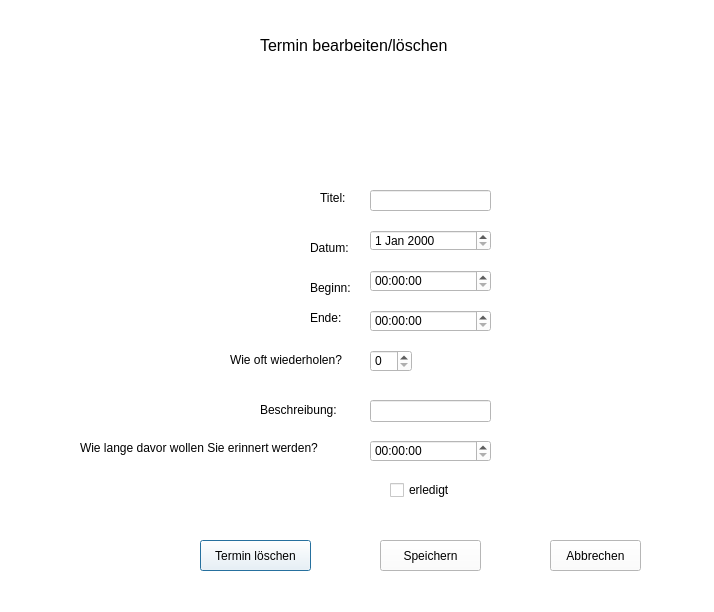
<?xml version="1.0" encoding="UTF-8"?>
<ui version="4.0">
 <class>Termin_bearbeiten</class>
 <widget class="QDialog" name="Termin_bearbeiten">
  <property name="geometry">
   <rect>
    <x>0</x>
    <y>0</y>
    <width>714</width>
    <height>612</height>
   </rect>
  </property>
  <property name="windowTitle">
   <string>Dialog</string>
  </property>
  <property name="styleSheet">
   <string notr="true">background-color: rgb(255, 255, 255);</string>
  </property>
  <widget class="QLabel" name="label">
   <property name="geometry">
    <rect>
     <x>260</x>
     <y>10</y>
     <width>261</width>
     <height>71</height>
    </rect>
   </property>
   <property name="text">
    <string>&lt;html&gt;&lt;head/&gt;&lt;body&gt;&lt;p&gt;&lt;span style=&quot; font-size:12pt;&quot;&gt;Termin bearbeiten/löschen&lt;/span&gt;&lt;/p&gt;&lt;/body&gt;&lt;/html&gt;</string>
   </property>
  </widget>
  <widget class="QPushButton" name="Termin_loeschen">
   <property name="geometry">
    <rect>
     <x>200</x>
     <y>540</y>
     <width>111</width>
     <height>31</height>
    </rect>
   </property>
   <property name="text">
    <string>Termin löschen</string>
   </property>
  </widget>
  <widget class="QPushButton" name="speichern">
   <property name="geometry">
    <rect>
     <x>380</x>
     <y>540</y>
     <width>101</width>
     <height>31</height>
    </rect>
   </property>
   <property name="text">
    <string>Speichern</string>
   </property>
  </widget>
  <widget class="QPushButton" name="abbrechen">
   <property name="geometry">
    <rect>
     <x>550</x>
     <y>540</y>
     <width>91</width>
     <height>31</height>
    </rect>
   </property>
   <property name="text">
    <string>Abbrechen</string>
   </property>
  </widget>
  <widget class="QDateEdit" name="Datum">
   <property name="geometry">
    <rect>
     <x>370</x>
     <y>230</y>
     <width>121</width>
     <height>21</height>
    </rect>
   </property>
  </widget>
  <widget class="QTimeEdit" name="beginn">
   <property name="geometry">
    <rect>
     <x>370</x>
     <y>270</y>
     <width>121</width>
     <height>22</height>
    </rect>
   </property>
  </widget>
  <widget class="QLabel" name="label_2">
   <property name="geometry">
    <rect>
     <x>260</x>
     <y>400</y>
     <width>121</width>
     <height>20</height>
    </rect>
   </property>
   <property name="text">
    <string>Beschreibung:</string>
   </property>
  </widget>
  <widget class="QLabel" name="label_3">
   <property name="geometry">
    <rect>
     <x>80</x>
     <y>440</y>
     <width>281</width>
     <height>16</height>
    </rect>
   </property>
   <property name="text">
    <string>Wie lange davor wollen Sie erinnert werden?</string>
   </property>
  </widget>
  <widget class="QTimeEdit" name="Erinnerung">
   <property name="geometry">
    <rect>
     <x>370</x>
     <y>440</y>
     <width>121</width>
     <height>22</height>
    </rect>
   </property>
  </widget>
  <widget class="QLabel" name="label_4">
   <property name="geometry">
    <rect>
     <x>230</x>
     <y>350</y>
     <width>131</width>
     <height>20</height>
    </rect>
   </property>
   <property name="text">
    <string>Wie oft wiederholen?</string>
   </property>
  </widget>
  <widget class="QLineEdit" name="Titel">
   <property name="geometry">
    <rect>
     <x>370</x>
     <y>190</y>
     <width>121</width>
     <height>21</height>
    </rect>
   </property>
  </widget>
  <widget class="QLabel" name="label_6">
   <property name="geometry">
    <rect>
     <x>320</x>
     <y>190</y>
     <width>41</width>
     <height>16</height>
    </rect>
   </property>
   <property name="text">
    <string>Titel:</string>
   </property>
  </widget>
  <widget class="QLabel" name="label_7">
   <property name="geometry">
    <rect>
     <x>310</x>
     <y>240</y>
     <width>55</width>
     <height>16</height>
    </rect>
   </property>
   <property name="text">
    <string>Datum:</string>
   </property>
  </widget>
  <widget class="QLabel" name="label_8">
   <property name="geometry">
    <rect>
     <x>310</x>
     <y>280</y>
     <width>55</width>
     <height>16</height>
    </rect>
   </property>
   <property name="text">
    <string>Beginn:</string>
   </property>
  </widget>
  <widget class="QTimeEdit" name="ende">
   <property name="geometry">
    <rect>
     <x>370</x>
     <y>310</y>
     <width>121</width>
     <height>22</height>
    </rect>
   </property>
  </widget>
  <widget class="QLabel" name="label_9">
   <property name="geometry">
    <rect>
     <x>310</x>
     <y>310</y>
     <width>41</width>
     <height>16</height>
    </rect>
   </property>
   <property name="text">
    <string>Ende:</string>
   </property>
  </widget>
  <widget class="QLineEdit" name="beschreibung">
   <property name="geometry">
    <rect>
     <x>370</x>
     <y>400</y>
     <width>121</width>
     <height>22</height>
    </rect>
   </property>
  </widget>
  <widget class="QCheckBox" name="erledigt">
   <property name="geometry">
    <rect>
     <x>390</x>
     <y>480</y>
     <width>81</width>
     <height>20</height>
    </rect>
   </property>
   <property name="text">
    <string>erledigt</string>
   </property>
  </widget>
  <widget class="QSpinBox" name="wiederholungen">
   <property name="geometry">
    <rect>
     <x>370</x>
     <y>350</y>
     <width>42</width>
     <height>22</height>
    </rect>
   </property>
  </widget>
  <widget class="QLineEdit" name="Id">
   <property name="geometry">
    <rect>
     <x>380</x>
     <y>190</y>
     <width>81</width>
     <height>20</height>
    </rect>
   </property>
  </widget>
  <zorder>Id</zorder>
  <zorder>label</zorder>
  <zorder>Termin_loeschen</zorder>
  <zorder>speichern</zorder>
  <zorder>abbrechen</zorder>
  <zorder>Datum</zorder>
  <zorder>beginn</zorder>
  <zorder>label_2</zorder>
  <zorder>label_3</zorder>
  <zorder>Erinnerung</zorder>
  <zorder>label_4</zorder>
  <zorder>Titel</zorder>
  <zorder>label_6</zorder>
  <zorder>label_7</zorder>
  <zorder>label_8</zorder>
  <zorder>ende</zorder>
  <zorder>label_9</zorder>
  <zorder>beschreibung</zorder>
  <zorder>erledigt</zorder>
  <zorder>wiederholungen</zorder>
 </widget>
 <resources/>
 <connections/>
</ui>
